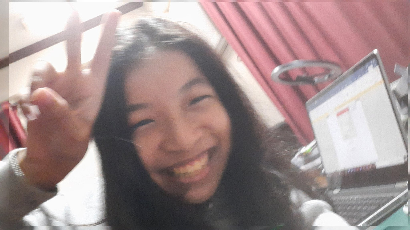
#> input picture Wordle-Solver/v.png, 410 x 230 px, found by its file name
$ python imgConv.py
#> lines starting #> are read from the running program, lines starting #| are printed output that depends on the picture


# Imports PIL module
from PIL import Image

# open method used to open different extension image file
img = Image.open(r"C:\Users\USER\Documents\GitHub\LBRogue.github.io\Wordle-Solver\v.png")
#> img is the input picture: PIL image 410x230 RGB; mean R, G, B 161.8, 141.9, 141.7
width,height = img.size
#> width = 410; height = 230
t1 = 115
t2 = 160
rList=[]
yList=[]
gList=[]
mainList=[]
mainList2=[]
mainStr=""
for xc in range(height):
    list1=[]
    for yc in range(width):
        [r,g,b]=img.getpixel((yc,xc))
        ave = .3*r+.59*g+.11*b
        if ave <= t1:
            ave = 0
            color = 'r'
            ##rList.append(width*xc+yc)
        elif ave <= t2:
            ave = 127
            color = 'g'
            ##gList.append(width*xc+yc)
        else:
            ave = 255;
            color = 'y'
            ##yList.append(width*xc+yc)
        if ave == 0:
            r,g,b=58,58,60
        elif ave ==127:
            r,g,b=83,141,78
        else:
            r,g,b=181,159,59
        value=(r,g,b)
        img.putpixel((yc,xc),value)
        mainList2.append(color)
        mainStr+=color
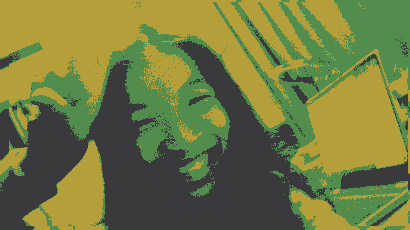
#> img: PIL image 410x230 RGB; mean R, G, B 114.3, 121.5, 64.6
#> after the loop, mainList2 = 94300 items
        #list1.append(color)
    #mainList.append(list1)
#print(mainList)
print(mainStr)
#> (printed output is left out)
img.show()
